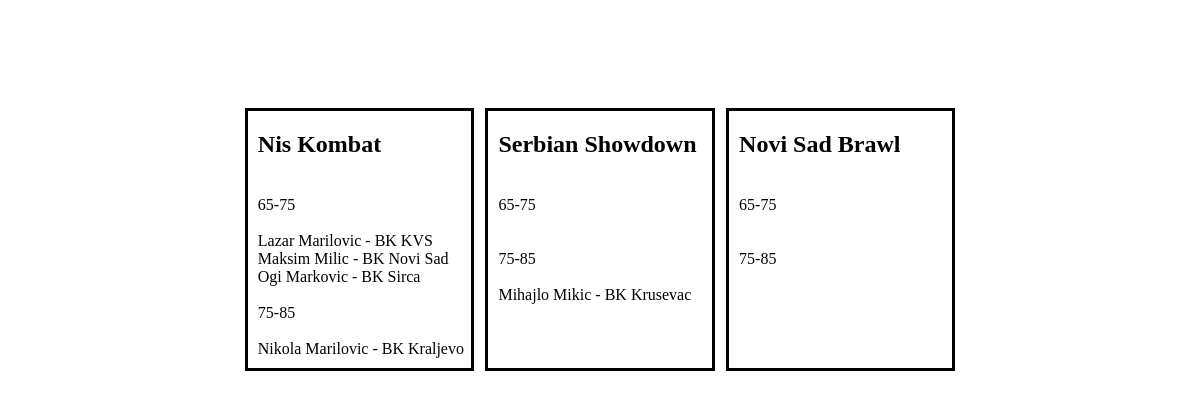
Page /box-projekat/kon.php on the committed database.
### tables this page shows
CREATE TABLE `ucesnik` (
  `id` int(6) UNSIGNED NOT NULL,
  `id_takmicenja` int(3) NOT NULL,
  `ime` varchar(30) NOT NULL,
  `prezime` varchar(30) NOT NULL,
  `klub` varchar(50) DEFAULT NULL,
  `kilaza` int(3) DEFAULT NULL
);

### box-projekat/kon.php (the view, shortened to what this page needs)
<!DOCTYPE html>
<html lang="en">
<head>
    <link rel="stylesheet" href="style.css">
</head>
<body>
    <?php include "database/connection.php" ?>
    <div class="page-wrapper">
        <?php
$sql = "SELECT id_takmicenja, ime, prezime, klub, kilaza FROM ucesnik";
        echo '<div class="tak-wrapper">
<div class="tak">';
        echo "<h2>Nis Kombat</h2><br>65-75<br><br>";
$result = $conn->query($sql);
if ($result->num_rows > 0) {
    while ($row = $result->fetch_assoc()) {
        if ($row['id_takmicenja'] == 1) {
            $kil = $row['kilaza'];
            if($kil>65 && $kil<75){
                echo $row['ime'] .' '. $row['prezime'] . ' - ' . $row['klub'].'<br>';
            }
        }
    }
}
echo "<br>75-85<br><br>";
$result = $conn->query($sql);
if ($result->num_rows > 0) {
    while ($row = $result->fetch_assoc()) {
        if ($row['id_takmicenja'] == 1) {
            $kil = $row['kilaza'];
            if($kil>75 && $kil <85){
                echo $row['ime'] .' '. $row['prezime'] . ' - ' . $row['klub'].'<br>';
            }
        }
    }
}
echo '</div>
<div class="tak">';
echo "<h2>Serbian Showdown</h2><br>65-75<br><br>";
echo "<br>75-85<br><br>";
$result = $conn->query($sql);
if ($result->num_rows > 0) {
    while ($row = $result->fetch_assoc()) {
        if ($row['id_takmicenja'] == 2) {
            $kil = $row['kilaza'];
            if($kil>75 && $kil <85){
                echo $row['ime'] .' '. $row['prezime'] . ' - ' . $row['klub'].'<br>';
            }
        }
    }
}
echo '</div>';
echo '<div class="tak">';
echo "<h2>Novi Sad Brawl</h2><br>65-75<br><br>";
echo "<br>75-85<br><br>";
echo '</div>
</div>';
        ?>
    </div>
</body>
</html>

### box-projekat/style.css (style rules this page uses)
.page-wrapper { padding: 100px 20% 0; }
.tak { width: 30%; border-style: solid; padding: 0 0px 10px 10px; }
.tak-wrapper { display: flex; flex-direction: row; justify-content: space-between; }

### rows in the picture
ucesnik: ime "Lazar", prezime "Marilovic", klub "BK KVS"
ucesnik: ime "Maksim", prezime "Milic", klub "BK Novi Sad"
ucesnik: ime "Ogi", prezime "Markovic", klub "BK Sirca"
ucesnik: ime "Nikola", prezime "Marilovic", klub "BK Kraljevo"
ucesnik: ime "Mihajlo", prezime "Mikic", klub "BK Krusevac"
